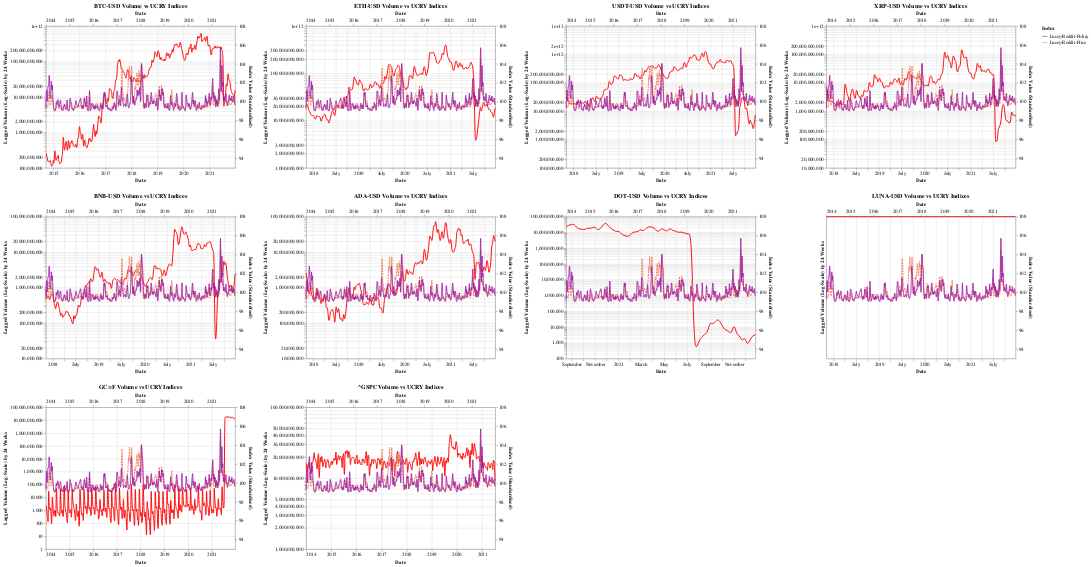

Notebook code cell kept with this figure:
### Markdown cell above
**Volume when h=24**

### Code cell
gen_Y_vs_ucry_chart(24, Y='Volume')

### Figure 1 — Vega-Lite specification as saved in the notebook (floating-point values rounded to 4 significant figures; data arrays with more than 128 entries replaced by an {"elided": "..."} marker saying what was removed)
{"config": {"view": {"continuousWidth": 400, "continuousHeight": 300}}, "concat": [{"layer": [{"mark": {"type": "line", "interpolate": "basis"}, "encoding": {"color": {"value": "#FF0000"}, "tooltip": [{"field": "Date", "type": "temporal"}, {"field": "Volume (Lag=24)", "type": "quantitative"}, {"field": "Ticker", "type": "nominal"}], "x": {"field": "Date", "type": "temporal"}, "y": {"field": "Volume (Lag=24)", "scale": {"type": "log"}, "title": "Lagged Volume (Log-Scale) by 24 Weeks", "type": "quantitative"}}}, {"data": {"name": "data-9193622dbca9102f8eda1e621fa5ecb6"}, "mark": {"type": "line", "interpolate": "basis"}, "encoding": {"color": {"field": "Index", "scale": {"scheme": "plasma"}, "type": "nominal"}, "strokeDash": {"field": "Index", "type": "nominal"}, "tooltip": [{"field": "Date", "type": "temporal"}, {"field": "Index Value (Standardised)", "type": "quantitative"}, {"field": "Index", "type": "nominal"}], "x": {"field": "Date", "type": "temporal"}, "y": {"field": "Index Value (Standardised)", "scale": {"domain": [93, 108]}, "type": "quantitative"}}}], "data": {"name": "data-3fea6de3a09eec4ab4dba3848de65885"}, "resolve": {"scale": {"x": "independent", "y": "independent"}}, "title": "BTC-USD Volume vs UCRY Indices", "transform": [{"filter": "(datum.Ticker === 'BTC-USD')"}]}, {"layer": [{"mark": {"type": "line", "interpolate": "basis"}, "encoding": {"color": {"value": "#FF0000"}, "tooltip": [{"field": "Date", "type": "temporal"}, {"field": "Volume (Lag=24)", "type": "quantitative"}, {"field": "Ticker", "type": "nominal"}], "x": {"field": "Date", "type": "temporal"}, "y": {"field": "Volume (Lag=24)", "scale": {"type": "log"}, "title": "Lagged Volume (Log-Scale) by 24 Weeks", "type": "quantitative"}}}, {"data": {"name": "data-9193622dbca9102f8eda1e621fa5ecb6"}, "mark": {"type": "line", "interpolate": "basis"}, "encoding": {"color": {"field": "Index", "scale": {"scheme": "plasma"}, "type": "nominal"}, "strokeDash": {"field": "Index", "type": "nominal"}, "tooltip": [{"field": "Date", "type": "temporal"}, {"field": "Index Value (Standardised)", "type": "quantitative"}, {"field": "Index", "type": "nominal"}], "x": {"field": "Date", "type": "temporal"}, "y": {"field": "Index Value (Standardised)", "scale": {"domain": [93, 108]}, "type": "quantitative"}}}], "data": {"name": "data-3fea6de3a09eec4ab4dba3848de65885"}, "resolve": {"scale": {"x": "independent", "y": "independent"}}, "title": "ETH-USD Volume vs UCRY Indices", "transform": [{"filter": "(datum.Ticker === 'ETH-USD')"}]}, {"layer": [{"mark": {"type": "line", "interpolate": "basis"}, "encoding": {"color": {"value": "#FF0000"}, "tooltip": [{"field": "Date", "type": "temporal"}, {"field": "Volume (Lag=24)", "type": "quantitative"}, {"field": "Ticker", "type": "nominal"}], "x": {"field": "Date", "type": "temporal"}, "y": {"field": "Volume (Lag=24)", "scale": {"type": "log"}, "title": "Lagged Volume (Log-Scale) by 24 Weeks", "type": "quantitative"}}}, {"data": {"name": "data-9193622dbca9102f8eda1e621fa5ecb6"}, "mark": {"type": "line", "interpolate": "basis"}, "encoding": {"color": {"field": "Index", "scale": {"scheme": "plasma"}, "type": "nominal"}, "strokeDash": {"field": "Index", "type": "nominal"}, "tooltip": [{"field": "Date", "type": "temporal"}, {"field": "Index Value (Standardised)", "type": "quantitative"}, {"field": "Index", "type": "nominal"}], "x": {"field": "Date", "type": "temporal"}, "y": {"field": "Index Value (Standardised)", "scale": {"domain": [93, 108]}, "type": "quantitative"}}}], "data": {"name": "data-3fea6de3a09eec4ab4dba3848de65885"}, "resolve": {"scale": {"x": "independent", "y": "independent"}}, "title": "USDT-USD Volume vs UCRY Indices", "transform": [{"filter": "(datum.Ticker === 'USDT-USD')"}]}, {"layer": [{"mark": {"type": "line", "interpolate": "basis"}, "encoding": {"color": {"value": "#FF0000"}, "tooltip": [{"field": "Date", "type": "temporal"}, {"field": "Volume (Lag=24)", "type": "quantitative"}, {"field": "Ticker", "type": "nominal"}], "x": {"field": "Date", "type": "temporal"}, "y": {"field": "Volume (Lag=24)", "scale": {"type": "log"}, "title": "Lagged Volume (Log-Scale) by 24 Weeks", "type": "quantitative"}}}, {"data": {"name": "data-9193622dbca9102f8eda1e621fa5ecb6"}, "mark": {"type": "line", "interpolate": "basis"}, "encoding": {"color": {"field": "Index", "scale": {"scheme": "plasma"}, "type": "nominal"}, "strokeDash": {"field": "Index", "type": "nominal"}, "tooltip": [{"field": "Date", "type": "temporal"}, {"field": "Index Value (Standardised)", "type": "quantitative"}, {"field": "Index", "type": "nominal"}], "x": {"field": "Date", "type": "temporal"}, "y": {"field": "Index Value (Standardised)", "scale": {"domain": [93, 108]}, "type": "quantitative"}}}], "data": {"name": "data-3fea6de3a09eec4ab4dba3848de65885"}, "resolve": {"scale": {"x": "independent", "y": "independent"}}, "title": "XRP-USD Volume vs UCRY Indices", "transform": [{"filter": "(datum.Ticker === 'XRP-USD')"}]}, {"layer": [{"mark": {"type": "line", "interpolate": "basis"}, "encoding": {"color": {"value": "#FF0000"}, "tooltip": [{"field": "Date", "type": "temporal"}, {"field": "Volume (Lag=24)", "type": "quantitative"}, {"field": "Ticker", "type": "nominal"}], "x": {"field": "Date", "type": "temporal"}, "y": {"field": "Volume (Lag=24)", "scale": {"type": "log"}, "title": "Lagged Volume (Log-Scale) by 24 Weeks", "type": "quantitative"}}}, {"data": {"name": "data-9193622dbca9102f8eda1e621fa5ecb6"}, "mark": {"type": "line", "interpolate": "basis"}, "encoding": {"color": {"field": "Index", "scale": {"scheme": "plasma"}, "type": "nominal"}, "strokeDash": {"field": "Index", "type": "nominal"}, "tooltip": [{"field": "Date", "type": "temporal"}, {"field": "Index Value (Standardised)", "type": "quantitative"}, {"field": "Index", "type": "nominal"}], "x": {"field": "Date", "type": "temporal"}, "y": {"field": "Index Value (Standardised)", "scale": {"domain": [93, 108]}, "type": "quantitative"}}}], "data": {"name": "data-3fea6de3a09eec4ab4dba3848de65885"}, "resolve": {"scale": {"x": "independent", "y": "independent"}}, "title": "BNB-USD Volume vs UCRY Indices", "transform": [{"filter": "(datum.Ticker === 'BNB-USD')"}]}, {"layer": [{"mark": {"type": "line", "interpolate": "basis"}, "encoding": {"color": {"value": "#FF0000"}, "tooltip": [{"field": "Date", "type": "temporal"}, {"field": "Volume (Lag=24)", "type": "quantitative"}, {"field": "Ticker", "type": "nominal"}], "x": {"field": "Date", "type": "temporal"}, "y": {"field": "Volume (Lag=24)", "scale": {"type": "log"}, "title": "Lagged Volume (Log-Scale) by 24 Weeks", "type": "quantitative"}}}, {"data": {"name": "data-9193622dbca9102f8eda1e621fa5ecb6"}, "mark": {"type": "line", "interpolate": "basis"}, "encoding": {"color": {"field": "Index", "scale": {"scheme": "plasma"}, "type": "nominal"}, "strokeDash": {"field": "Index", "type": "nominal"}, "tooltip": [{"field": "Date", "type": "temporal"}, {"field": "Index Value (Standardised)", "type": "quantitative"}, {"field": "Index", "type": "nominal"}], "x": {"field": "Date", "type": "temporal"}, "y": {"field": "Index Value (Standardised)", "scale": {"domain": [93, 108]}, "type": "quantitative"}}}], "data": {"name": "data-3fea6de3a09eec4ab4dba3848de65885"}, "resolve": {"scale": {"x": "independent", "y": "independent"}}, "title": "ADA-USD Volume vs UCRY Indices", "transform": [{"filter": "(datum.Ticker === 'ADA-USD')"}]}, {"layer": [{"mark": {"type": "line", "interpolate": "basis"}, "encoding": {"color": {"value": "#FF0000"}, "tooltip": [{"field": "Date", "type": "temporal"}, {"field": "Volume (Lag=24)", "type": "quantitative"}, {"field": "Ticker", "type": "nominal"}], "x": {"field": "Date", "type": "temporal"}, "y": {"field": "Volume (Lag=24)", "scale": {"type": "log"}, "title": "Lagged Volume (Log-Scale) by 24 Weeks", "type": "quantitative"}}}, {"data": {"name": "data-9193622dbca9102f8eda1e621fa5ecb6"}, "mark": {"type": "line", "interpolate": "basis"}, "encoding": {"color": {"field": "Index", "scale": {"scheme": "plasma"}, "type": "nominal"}, "strokeDash": {"field": "Index", "type": "nominal"}, "tooltip": [{"field": "Date", "type": "temporal"}, {"field": "Index Value (Standardised)", "type": "quantitative"}, {"field": "Index", "type": "nominal"}], "x": {"field": "Date", "type": "temporal"}, "y": {"field": "Index Value (Standardised)", "scale": {"domain": [93, 108]}, "type": "quantitative"}}}], "data": {"name": "data-3fea6de3a09eec4ab4dba3848de65885"}, "resolve": {"scale": {"x": "independent", "y": "independent"}}, "title": "DOT-USD Volume vs UCRY Indices", "transform": [{"filter": "(datum.Ticker === 'DOT-USD')"}]}, {"layer": [{"mark": {"type": "line", "interpolate": "basis"}, "encoding": {"color": {"value": "#FF0000"}, "tooltip": [{"field": "Date", "type": "temporal"}, {"field": "Volume (Lag=24)", "type": "quantitative"}, {"field": "Ticker", "type": "nominal"}], "x": {"field": "Date", "type": "temporal"}, "y": {"field": "Volume (Lag=24)", "scale": {"type": "log"}, "title": "Lagged Volume (Log-Scale) by 24 Weeks", "type": "quantitative"}}}, {"data": {"name": "data-9193622dbca9102f8eda1e621fa5ecb6"}, "mark": {"type": "line", "interpolate": "basis"}, "encoding": {"color": {"field": "Index", "scale": {"scheme": "plasma"}, "type": "nominal"}, "strokeDash": {"field": "Index", "type": "nominal"}, "tooltip": [{"field": "Date", "type": "temporal"}, {"field": "Index Value (Standardised)", "type": "quantitative"}, {"field": "Index", "type": "nominal"}], "x": {"field": "Date", "type": "temporal"}, "y": {"field": "Index Value (Standardised)", "scale": {"domain": [93, 108]}, "type": "quantitative"}}}], "data": {"name": "data-3fea6de3a09eec4ab4dba3848de65885"}, "resolve": {"scale": {"x": "independent", "y": "independent"}}, "title": "LUNA-USD Volume vs UCRY Indices", "transform": [{"filter": "(datum.Ticker === 'LUNA-USD')"}]}, {"layer": [{"mark": {"type": "line", "interpolate": "basis"}, "encoding": {"color": {"value": "#FF0000"}, "tooltip": [{"field": "Date", "type": "temporal"}, {"field": "Volume (Lag=24)", "type": "quantitative"}, {"field": "Ticker", "type": "nominal"}], "x": {"field": "Date", "type": "temporal"}, "y": {"field": "Volume (Lag=24)", "scale": {"type": "log"}, "title": "Lagged Volume (Log-Scale) by 24 Weeks", "type": "quantitative"}}}, {"data": {"name": "data-9193622dbca9102f8eda1e621fa5ecb6"}, "mark": {"type": "line", "interpolate": "basis"}, "encoding": {"color": {"field": "Index", "scale": {"scheme": "plasma"}, "type": "nominal"}, "strokeDash": {"field": "Index", "type": "nominal"}, "tooltip": [{"field": "Date", "type": "temporal"}, {"field": "Index Value (Standardised)", "type": "quantitative"}, {"field": "Index", "type": "nominal"}], "x": {"field": "Date", "type": "temporal"}, "y": {"field": "Index Value (Standardised)", "scale": {"domain": [93, 108]}, "type": "quantitative"}}}], "data": {"name": "data-3fea6de3a09eec4ab4dba3848de65885"}, "resolve": {"scale": {"x": "independent", "y": "independent"}}, "title": "GC=F Volume vs UCRY Indices", "transform": [{"filter": "(datum.Ticker === 'GC=F')"}]}, {"layer": [{"mark": {"type": "line", "interpolate": "basis"}, "encoding": {"color": {"value": "#FF0000"}, "tooltip": [{"field": "Date", "type": "temporal"}, {"field": "Volume (Lag=24)", "type": "quantitative"}, {"field": "Ticker", "type": "nominal"}], "x": {"field": "Date", "type": "temporal"}, "y": {"field": "Volume (Lag=24)", "scale": {"type": "log"}, "title": "Lagged Volume (Log-Scale) by 24 Weeks", "type": "quantitative"}}}, {"data": {"name": "data-9193622dbca9102f8eda1e621fa5ecb6"}, "mark": {"type": "line", "interpolate": "basis"}, "encoding": {"color": {"field": "Index", "scale": {"scheme": "plasma"}, "type": "nominal"}, "strokeDash": {"field": "Index", "type": "nominal"}, "tooltip": [{"field": "Date", "type": "temporal"}, {"field": "Index Value (Standardised)", "type": "quantitative"}, {"field": "Index", "type": "nominal"}], "x": {"field": "Date", "type": "temporal"}, "y": {"field": "Index Value (Standardised)", "scale": {"domain": [93, 108]}, "type": "quantitative"}}}], "data": {"name": "data-3fea6de3a09eec4ab4dba3848de65885"}, "resolve": {"scale": {"x": "independent", "y": "independent"}}, "title": "^GSPC Volume vs UCRY Indices", "transform": [{"filter": "(datum.Ticker === '^GSPC')"}]}], "columns": 4, "$schema": "https://vega.github.io/schema/vega-lite/v4.17.0.json", "datasets": {"data-3fea6de3a09eec4ab4dba3848de65885": {"elided": "2567 records"}, "data-9193622dbca9102f8eda1e621fa5ecb6": {"elided": "836 records"}}}
